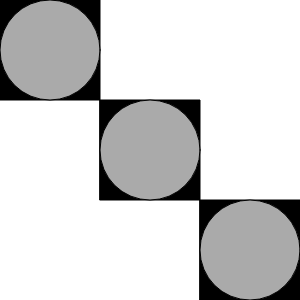
Frame 1 (no input)
Frame 60 (no input): identical to frame 1, image omitted
Frame 120 (the mouse pressed at the canvas centre since frame 60): identical to frame 1, image omitted

The p5.js sketch that drew this single still picture (run headless with seeded random() and noise() and a simulated clock; from frame 60 on, the mouse is pressed at the canvas centre):

// p5.js sketch
// ── sketch.js
function setup(){
    createCanvas(300,300);
}

function draw(){
    background(255);
    fill(0);
    square(0,0,100);
    square(100,100,100);
    square(200,200,100);
    fill(170);
    circle(50,50,100);
    circle(150,150,100);
    circle(250,250,100);
}
